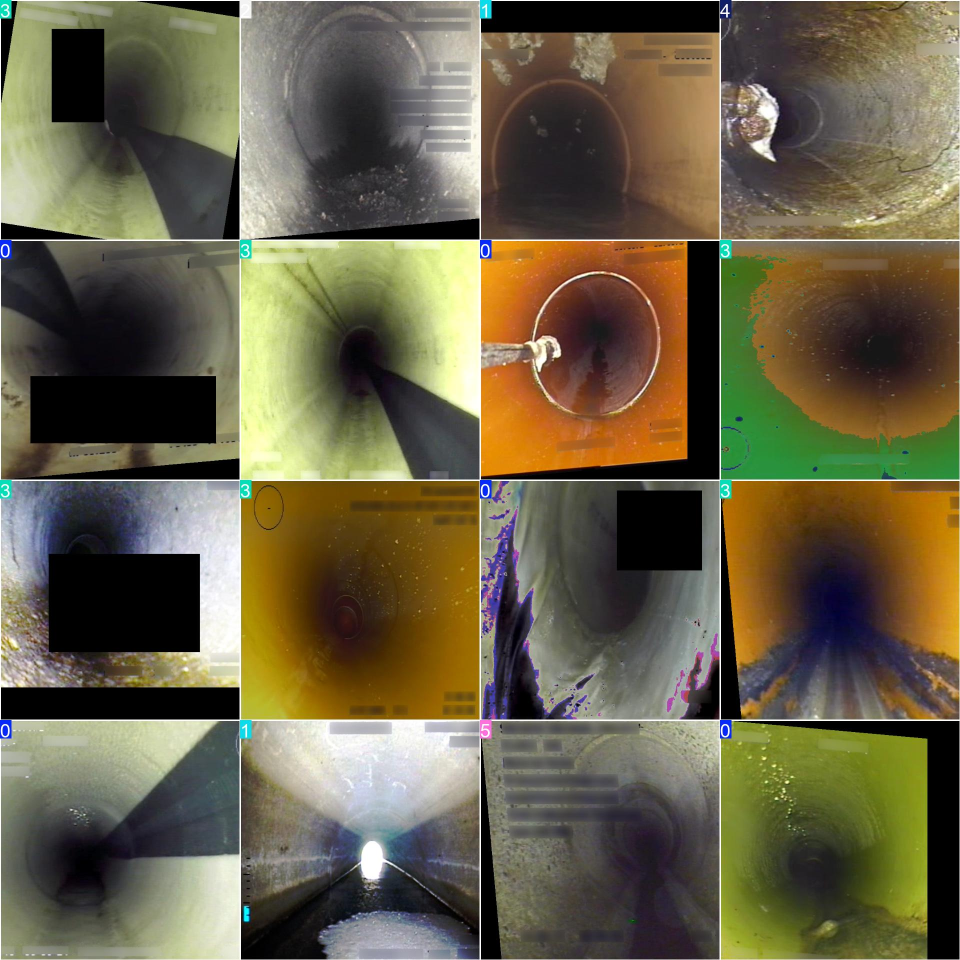
#> input picture research/materials/yolo11l_cls6_train7200/raw_run_artifacts/train_batch0.jpg, 1920 x 1920 px (shown at 1/2 size)
$ python -i stage1_prepare_hn_assets.py   (imports and definitions only)
#> lines starting #> are read from the running program, lines starting #| are printed output that depends on the picture
from __future__ import annotations

import argparse
import csv
import json
from pathlib import Path

import numpy as np
from PIL import Image


# [12 lines left out: function parse_args, not called in this run]


def heuristic_group(image_path: Path) -> tuple[str, str]:
    with Image.open(image_path) as image:
#> image is the input picture: PIL image 1920x1920 RGB; mean R, G, B 105.1, 97.5, 72.3
        rgb = image.convert("RGB")
        hsv = rgb.convert("HSV")
#> hsv: PIL image 1920x1920 HSV; mean H, S, V 67.5, 85.5, 110.6
        hsv_np = np.asarray(hsv, dtype=np.float32)
#> hsv_np: shape (1920, 1920, 3) float32; mean of channels 0, 1, 2 67.5, 85.5, 110.6
        gray = np.asarray(rgb.convert("L"), dtype=np.float32) / 255.0
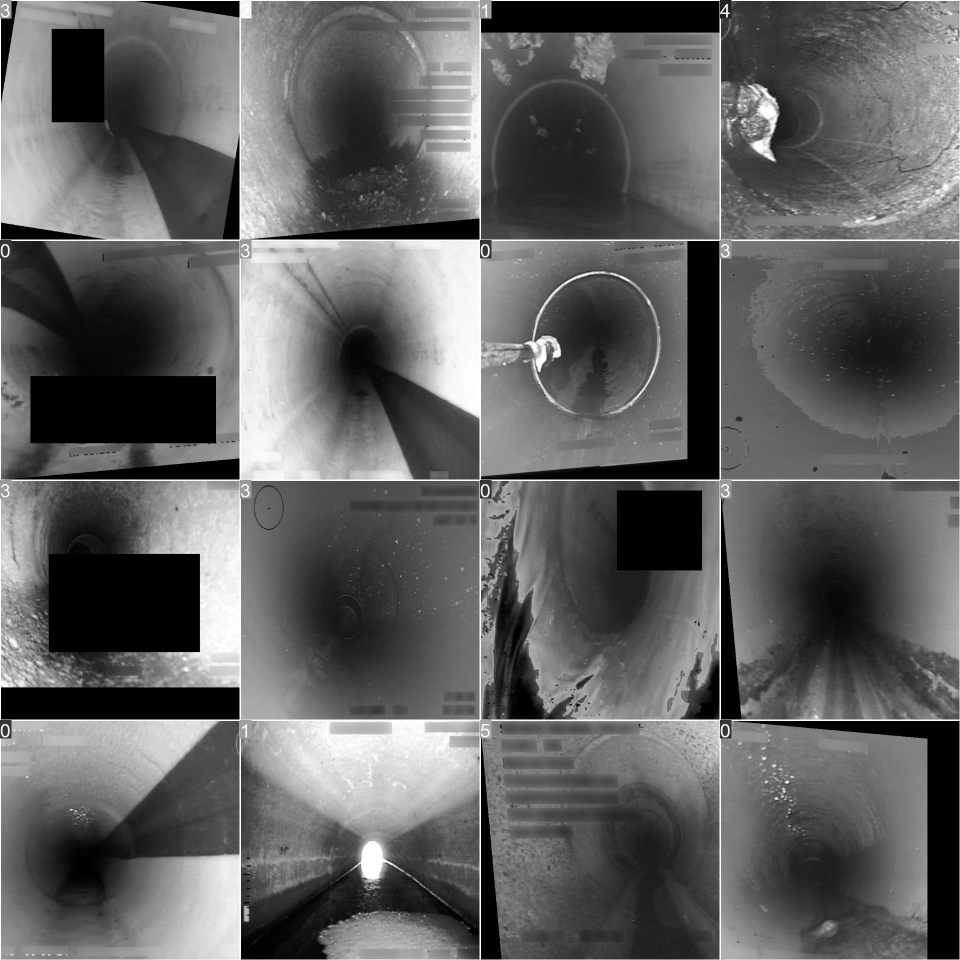
#> gray: shape (1920, 1920) float32 (shown at 1/2 size); min 0, max 1, mean 0.38

    mean_v = float(hsv_np[..., 2].mean())
#> mean_v = 110.6
    std_v = float(hsv_np[..., 2].std())
#> std_v = 66.58
    mean_s = float(hsv_np[..., 1].mean())
#> mean_s = 85.48
    bright_ratio = float((hsv_np[..., 2] > 245).mean())
#> bright_ratio = 0.0331
    dark_ratio = float((hsv_np[..., 2] < 45).mean())
#> dark_ratio = 0.17
    grad_y, grad_x = np.gradient(gray)
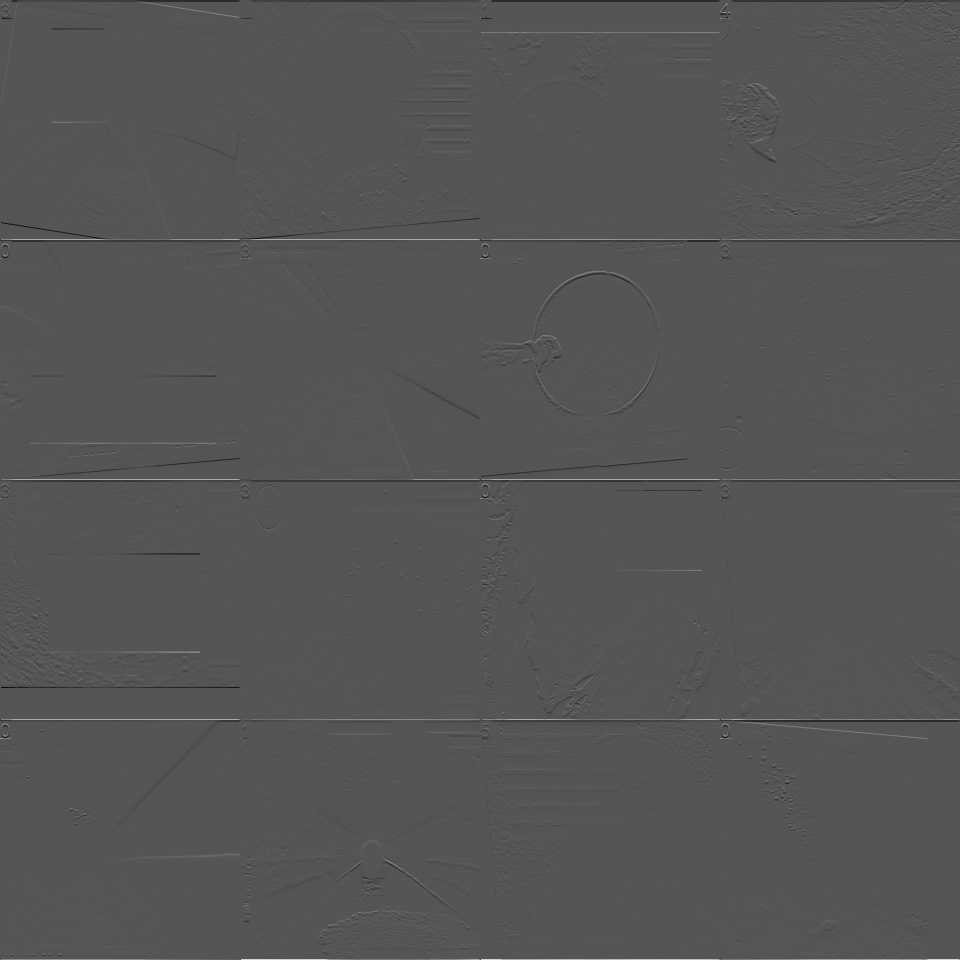
#> grad_y: shape (1920, 1920) float32 (shown at 1/2 size); min -0.5, max 1, mean 0.000158; drawn with min black and max white
    edge_ratio = float((np.hypot(grad_x, grad_y) > 0.18).mean())
#> edge_ratio = 0.0172

    if bright_ratio > 0.06 and std_v > 35:
        return "反光", "高亮区域比例偏高且亮度波动明显。"
    if dark_ratio > 0.42:
        return "阴影", "低亮度区域占比较高。"
    if mean_s < 35 and std_v < 28:
        return "水膜", "饱和度较低且整体亮度变化平缓。"
    if edge_ratio > 0.18:
        return "接缝", "边缘密度偏高，疑似结构边界触发误报。"
    if std_v > 45 and mean_s > 40:
        return "污渍", "亮度与颜色波动同时较强。"
    if edge_ratio > 0.12:
        return "纹理伪异常", "纹理边缘较密，疑似结构纹理干扰。"
    return "其他", "未命中显著启发式模式。"


# [108 lines left out: functions process_run, write_plan, main, not called in this run]


# [2 lines not run here, left out]

>>> result = heuristic_group('../research/materials/yolo11l_cls6_train7200/raw_run_artifacts/train_batch0.jpg')

$ run again, on research/materials/yolo11l_cls6_train7200/raw_run_artifacts/train_batch2.jpg
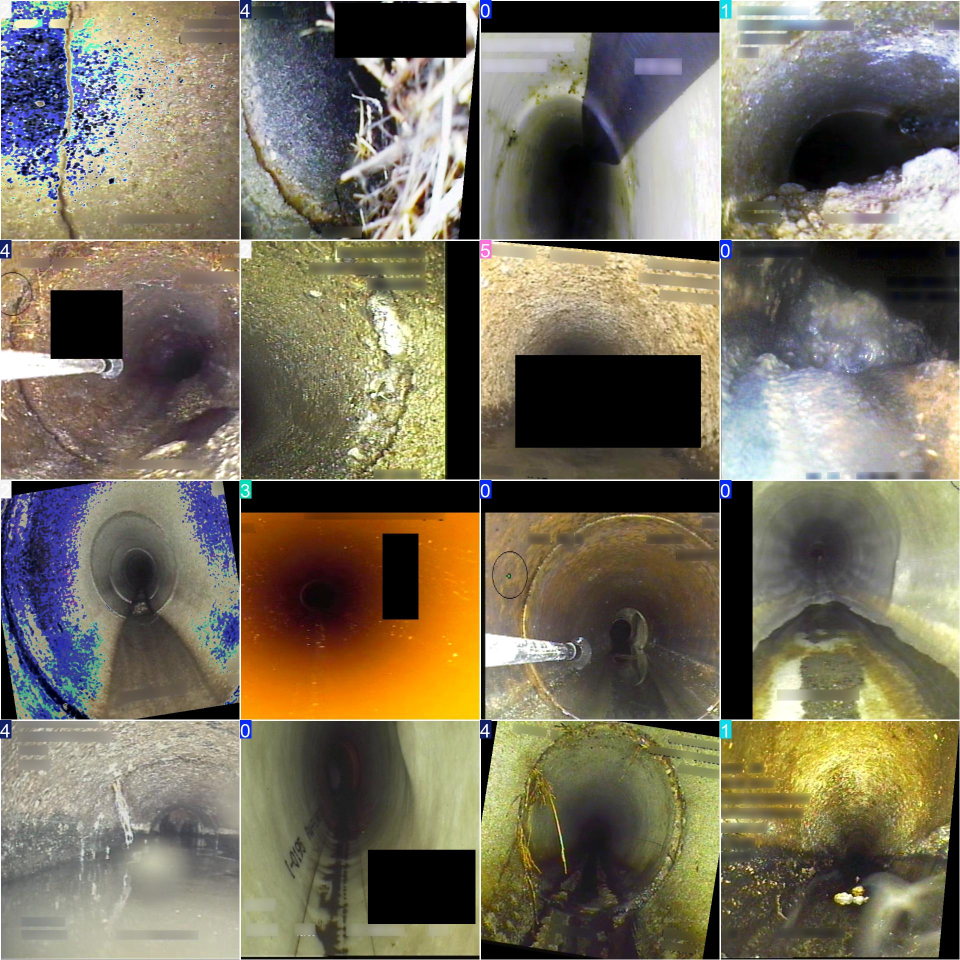
#> input picture research/materials/yolo11l_cls6_train7200/raw_run_artifacts/train_batch2.jpg, 1920 x 1920 px (shown at 1/2 size)
#> in heuristic_group, image is the input picture: PIL image 1920x1920 RGB; mean R, G, B 119.6, 112.2, 93.8
#> hsv: PIL image 1920x1920 HSV; mean H, S, V 62, 70.8, 125.7
#> hsv_np: shape (1920, 1920, 3) float32; mean of channels 0, 1, 2 62, 70.8, 125.7
#> in heuristic_group, `gray = np.asarray(rgb.convert("L"), dtype=np.float32) / 255.0`:
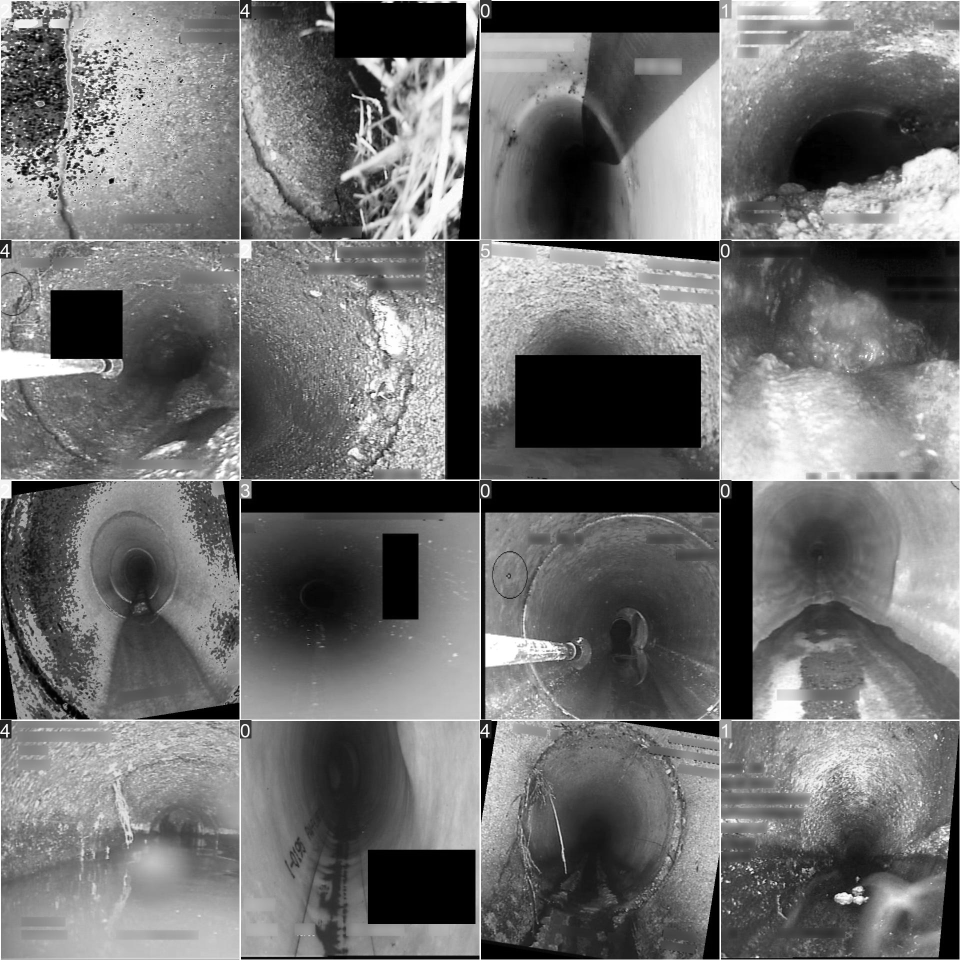
#> gray: shape (1920, 1920) float32 (shown at 1/2 size); min 0, max 1, mean 0.44
#> mean_v = 125.7
#> std_v = 71.98
#> mean_s = 70.77
#> bright_ratio = 0.0494
#> dark_ratio = 0.156
#> edge_ratio = 0.024

$ run again, on research/materials/yolo11l_cls6_train7200/raw_run_artifacts/val_batch0_pred.jpg
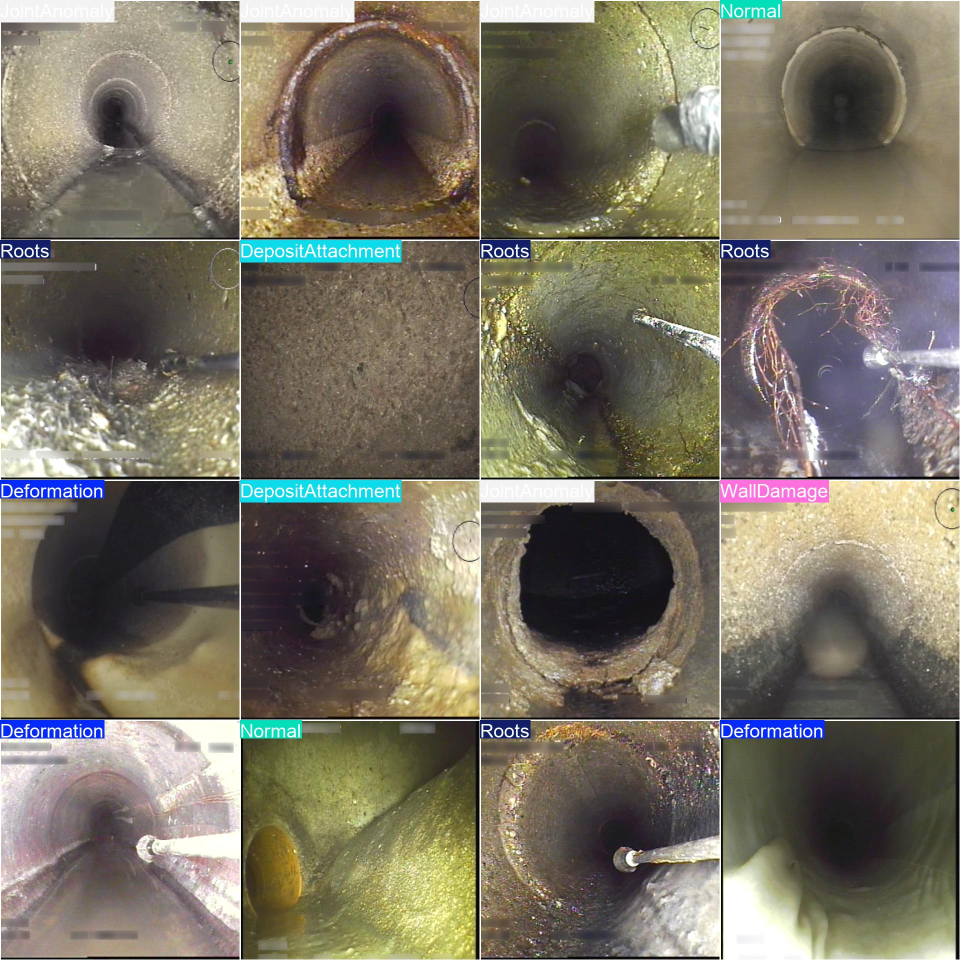
#> input picture research/materials/yolo11l_cls6_train7200/raw_run_artifacts/val_batch0_pred.jpg, 1920 x 1920 px (shown at 1/2 size)
#> in heuristic_group, image is the input picture: PIL image 1920x1920 RGB; mean R, G, B 120.9, 114.8, 99.6
#> hsv: PIL image 1920x1920 HSV; mean H, S, V 66.1, 61, 125.1
#> hsv_np: shape (1920, 1920, 3) float32; mean of channels 0, 1, 2 66.3, 60.9, 125.2
#> in heuristic_group, `gray = np.asarray(rgb.convert("L"), dtype=np.float32) / 255.0`:
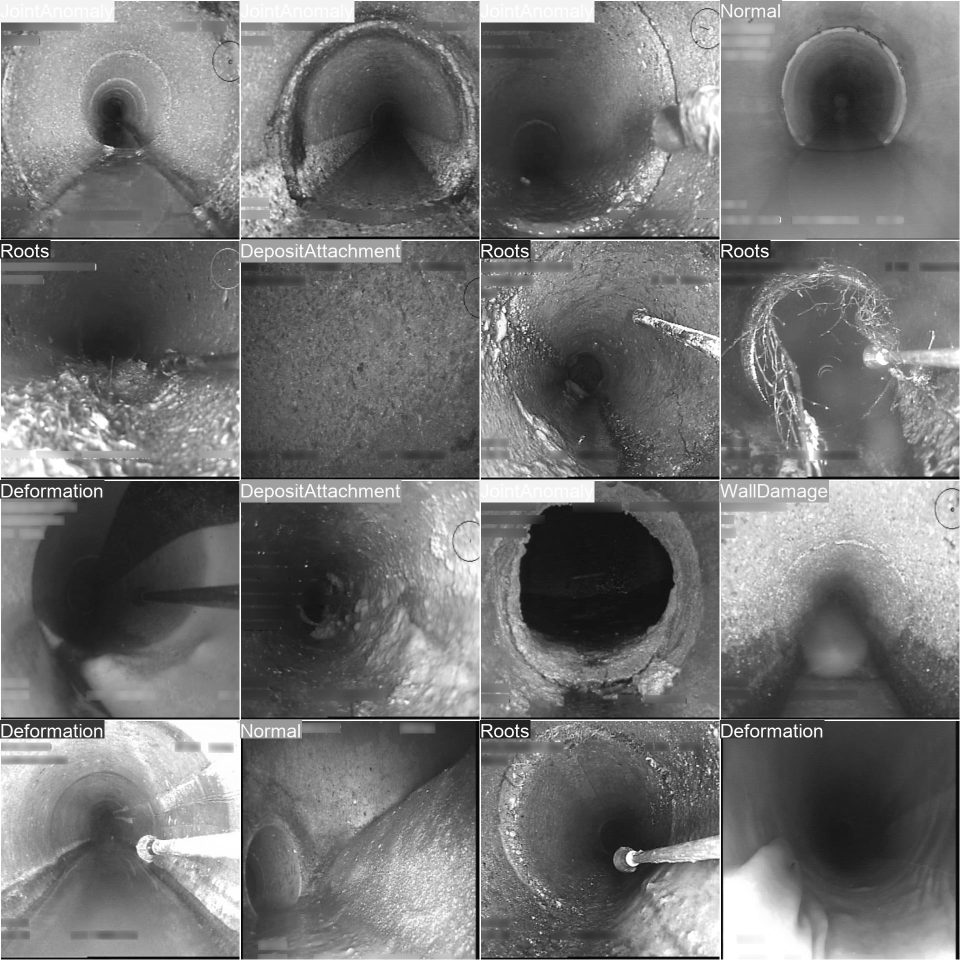
#> gray: shape (1920, 1920) float32 (shown at 1/2 size); min 0, max 1, mean 0.45
#> mean_v = 125.1
#> std_v = 59.32
#> mean_s = 60.95
#> bright_ratio = 0.0445
#> dark_ratio = 0.0694
#> edge_ratio = 0.0212

$ run again, on research/materials/yolo11l_cls6_train7200/raw_run_artifacts/val_batch1_pred.jpg
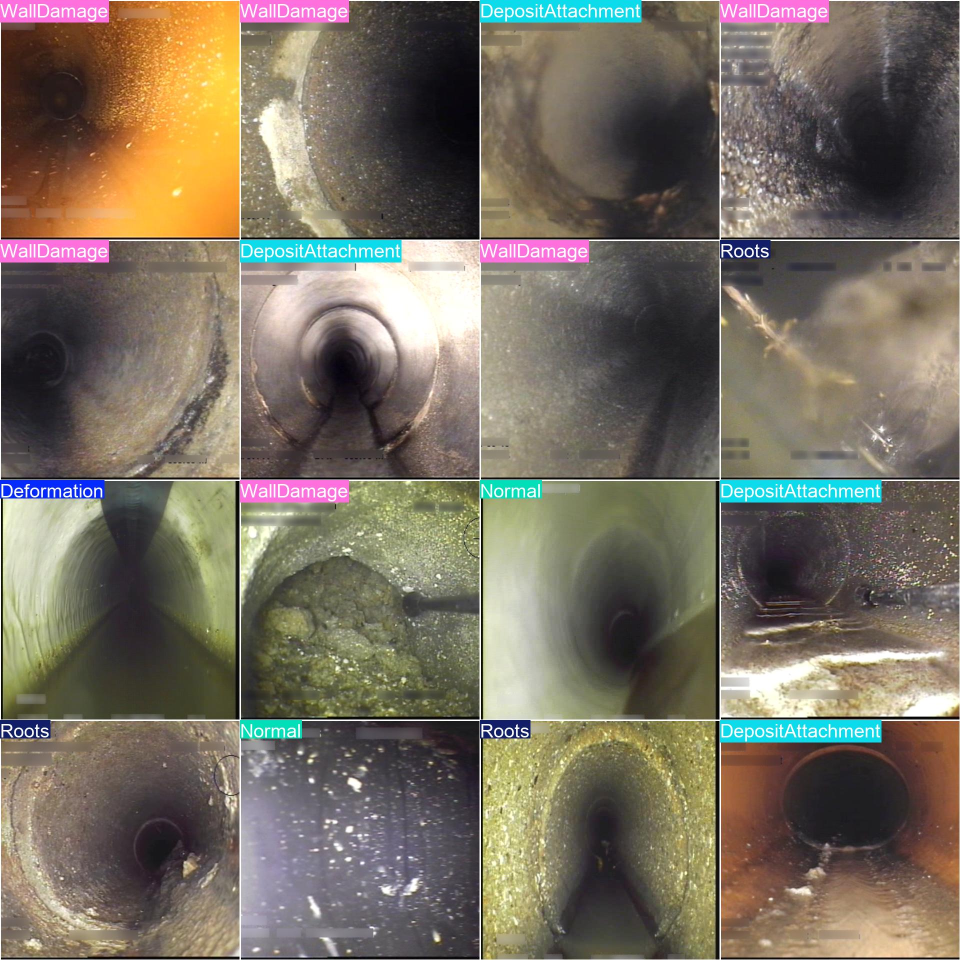
#> input picture research/materials/yolo11l_cls6_train7200/raw_run_artifacts/val_batch1_pred.jpg, 1920 x 1920 px (shown at 1/2 size)
#> in heuristic_group, image is the input picture: PIL image 1920x1920 RGB; mean R, G, B 119.9, 111.1, 97
#> hsv: PIL image 1920x1920 HSV; mean H, S, V 76, 61.6, 124.9
#> hsv_np: shape (1920, 1920, 3) float32; mean of channels 0, 1, 2 76, 61.6, 124.9
#> in heuristic_group, `gray = np.asarray(rgb.convert("L"), dtype=np.float32) / 255.0`:
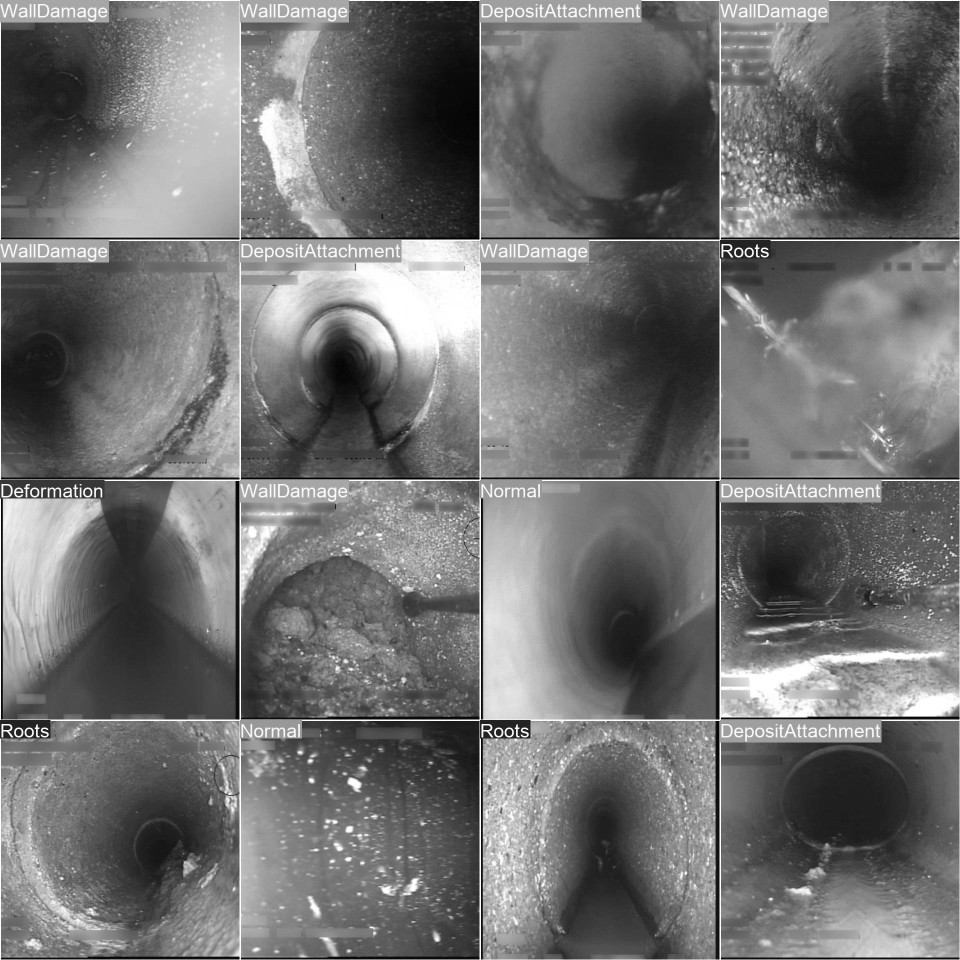
#> gray: shape (1920, 1920) float32 (shown at 1/2 size); min 0, max 1, mean 0.44
#> mean_v = 124.9
#> std_v = 62.57
#> mean_s = 61.61
#> bright_ratio = 0.0683
#> dark_ratio = 0.0856
#> edge_ratio = 0.0201
